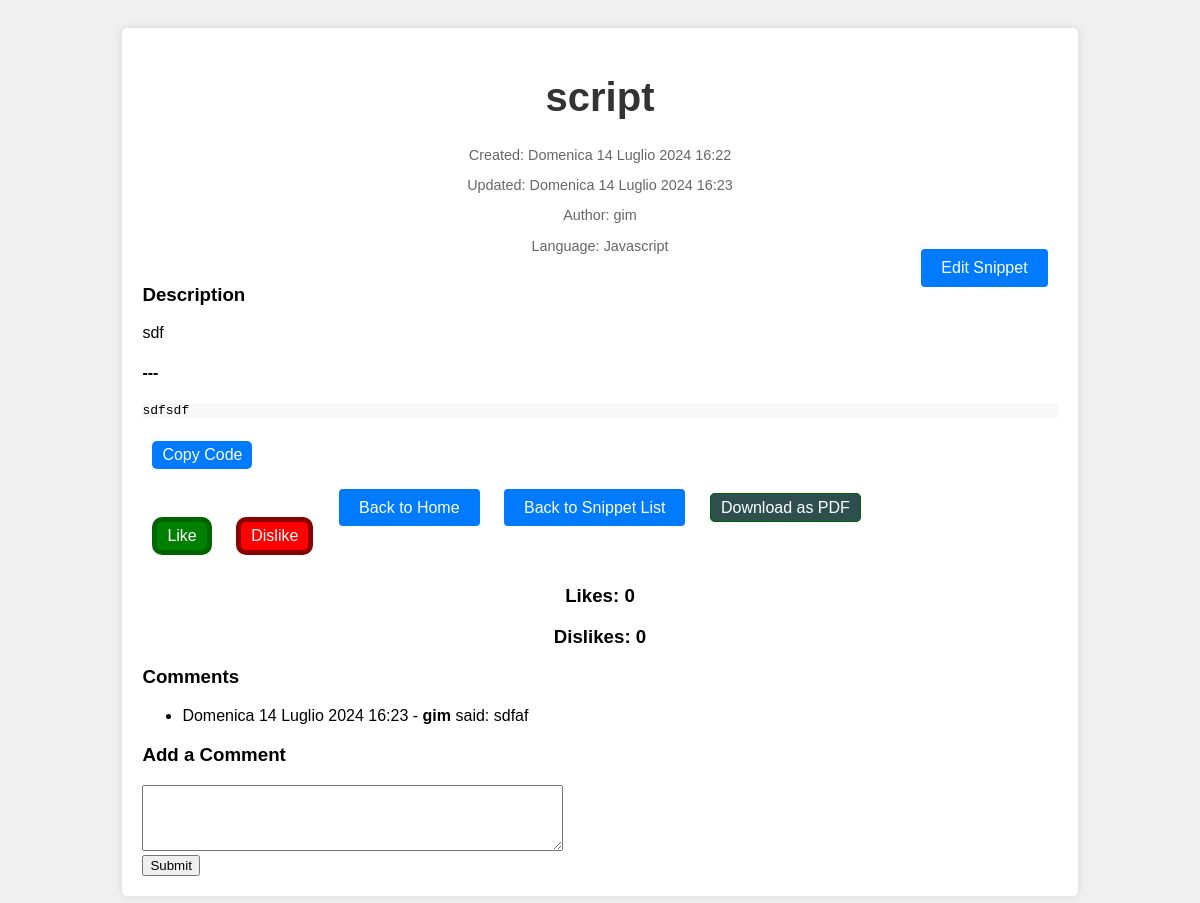
Page /snippets/23/ on the earlier database version.
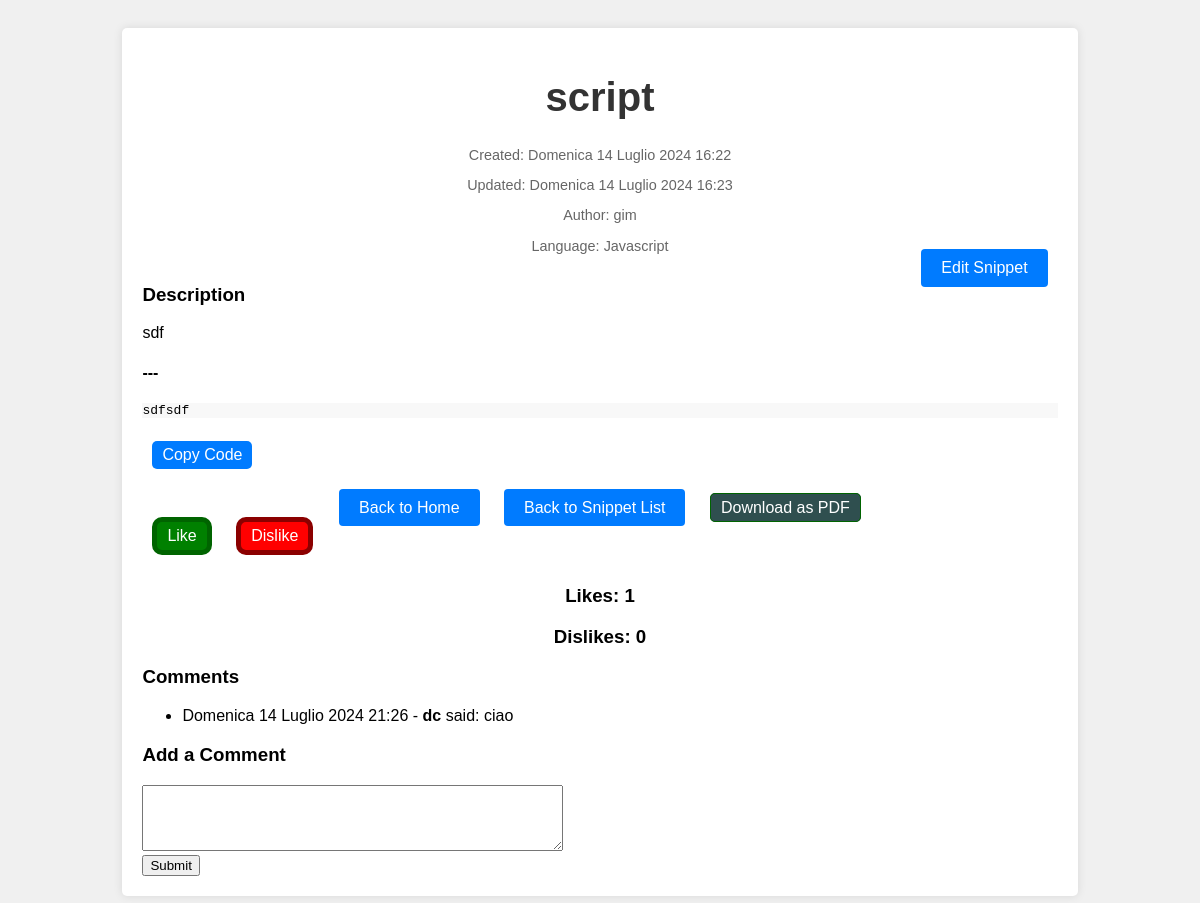
Same page on the later database version.
### snippets/models.py (models this page shows, shortened)
class Snippet(models.Model):
    title = models.CharField(max_length=255)
    language = models.ForeignKey(Language, related_name='snippets', on_delete=models.CASCADE)
    author = models.ForeignKey(User, related_name='snippets', on_delete=models.CASCADE)
    description = models.TextField()
    description_html = models.TextField(editable=False)
    code = models.TextField()
    highlighted_code = models.TextField(editable=False)
    pub_date = models.DateTimeField(default=timezone.now, editable=False)
    update_date = models.DateTimeField(default=timezone.now, editable=False)
    tags = models.CharField(max_length=255, default='')
    class Meta:
        ordering = ['-pub_date']
    def get_likes(self):
        return self.ratings.filter(rating=Rating.LIKE).count()
    def get_dislikes(self):
        return self.ratings.filter(rating=Rating.DISLIKE).count()

class Comment(models.Model):
    snippet = models.ForeignKey(Snippet, related_name='comments', on_delete=models.CASCADE)
    author = models.ForeignKey(User, related_name='comments', on_delete=models.CASCADE)
    content = models.TextField()
    pub_date = models.DateTimeField(default=timezone.now)
    class Meta:
        ordering = ['-pub_date']

class Language(models.Model):
    name = models.CharField(max_length=100)
    slug = models.SlugField(unique=True)  # Readable string
    language_code = models.CharField(max_length=50)
    class Meta:
        ordering = ['name']
    def __str__(self):
        return self.name

### snippets/views/snippets.py (the view)
# urls.py: path('<int:pk>/', SnippetDetailView.as_view(), name='snippet_detail'),
class SnippetDetailView(DetailView):
    model = Snippet
    template_name = 'snippets/templates/snippets/snippet_detail.html'
    context_object_name = 'snippet'
    def get_context_data(self, **kwargs):
        context = super().get_context_data(**kwargs)
        snippet = self.get_object()
        context['user'] = self.request.user
        if self.request.user.is_authenticated:
            context['bookmarked'] = self.request.user.bookmarks.filter(snippet=snippet).exists()
        else:
            context['bookmarked'] = False
        return context

### snippets/templates/snippets/snippet_detail.html (shortened to what this page needs)
{% extends 'tatum24/templates/base.html' %}
{% load static %}
{% block css %}
    <link rel="stylesheet" href="{% static 'css/snippet_detail.css' %}">
    <link rel="stylesheet" href="{% static 'css/pygments.css' %}">
{% endblock %}
{% block content %}
    <div class="container">
        <header>
            <h1>{{ snippet.title }}</h1>
            <p class="meta">Created: {{ snippet.pub_date }}</p>
            <p class="meta">Updated: {{ snippet.update_date }}</p>
            <p class="meta">Author: {{ snippet.author }}</p>
            <p class="meta">Language: {{ snippet.language }}</p>
        </header>
        <main>
            {% if snippet.author%}
                <a href="{% url 'edit_snippet' snippet.pk %}" class="btn btn-primary edit-btn">Edit Snippet</a>
            {% endif %}
            <h3>Description</h3>
            <div class="code-highlight">
                {{ snippet.description_html | safe }}
            </div>
            <h4>---</h4>
            <div class="snippet-code highlight">{{ snippet.highlighted_code | safe }}</div>
            <button class="copy-btn btn" onclick="copyToClipboard()">Copy Code</button>
        </main>
        <footer class="mt-4">
            <a href="{% url 'home' %}" class="btn btn-secondary">Back to Home</a>
            <a href="{% url 'snippet_list' %}" class="btn btn-secondary">Back to Snippet List</a>
            <a id="download-pdf-btn" href="{% url 'download_pdf' snippet.pk %}" class="PDF btn">Download as PDF</a>
        </footer>
        <form action="{% url 'rate_snippet' snippet.pk %}" method="post">
            {% if snippet.user_rating == 'like' %}
                <button type="button" class="btn liked" disabled>Liked</button>
                <button type="submit" name="rating" value="dislike" class="btn disliked">Dislike</button>
            {% elif snippet.user_rating == 'dislike' %}
                <button type="submit" name="rating" value="like" class="btn liked">Like</button>
                <button type="button" class="btn disliked" disabled>Disliked</button>
            {% else %}
                <button type="submit" name="rating" value="like" class="btn liked">Like</button>
                <button type="submit" name="rating" value="dislike" class="btn disliked">Dislike</button>
            {% endif %}
        </form>
        <footer>
            <h3>Likes: {{ snippet.get_likes }}</h3>
            <h3>Dislikes: {{ snippet.get_dislikes }}</h3>
        </footer>
        {% if snippet.comments.all %}
            <h3>Comments</h3>
            <ul>
                {% for comment in snippet.comments.all %}
                    <li>
                        {{ comment.pub_date }} - <strong>{{ comment.author.username }}</strong>
                        said: {{ comment.content }}
                    </li>
                {% endfor %}
            </ul>
        {% else %}
            <p>No comments yet.</p>
        {% endif %}
        <h3>Add a Comment</h3>
        <form method="post" action="{% url 'add_comment' snippet.pk %}">
            <textarea name="content" rows="4" cols="50"></textarea><br>
            <input type="submit" value="Submit">
        </form>
    </div>
{% endblock %}

Differences in the rows shown:
removed Comment: pub_date "Domenica 14 Luglio 2024 16:23", author.username "gim", content "sdfaf"
computed for Snippet "script": get_likes "0" → "1"
added Comment: pub_date "Domenica 14 Luglio 2024 21:26", author.username "dc", content "ciao"
